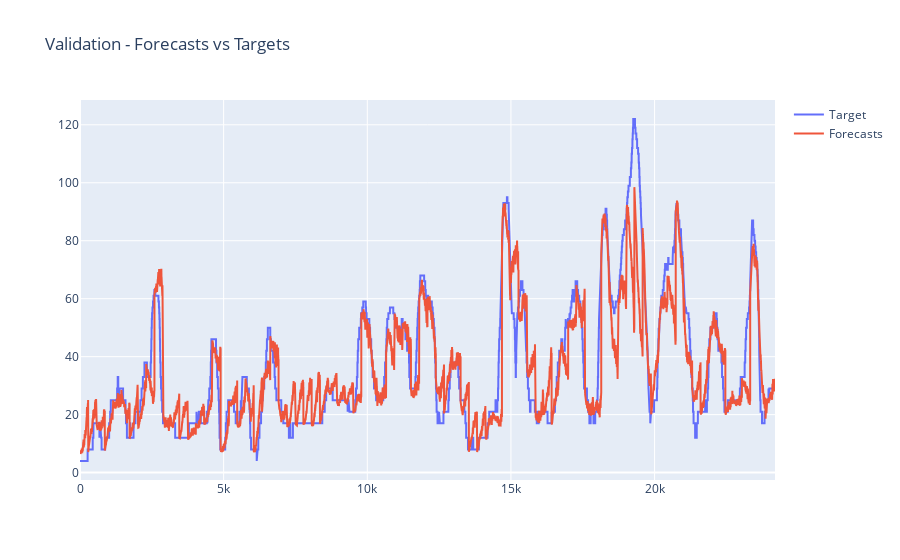

Notebook source saved alongside this figure:
### Code cell
y_pred = np.reshape(pred_1, ( len(pred_1) * len(pred_1[0])))
y_test_1 = np.reshape(test_1, (len(test_1) * len(test_1[0])))

print(y_pred)
print(y_test_1)

fig_val = go.Figure()

fig_val.add_trace(
    go.Scatter( y = list(y_test_1), name = 'Target'))

fig_val.add_trace(
     go.Scatter( y = list(y_pred), name = 'Forecasts'))

fig_val.update_layout( title_text = "Validation - Forecasts vs Targets")

### Figure 1 — Plotly figure (JSON) as saved in the notebook; plotly's stock layout.template omitted (floating-point values rounded to 4 significant figures; data arrays with more than 128 entries replaced by an {"elided": "..."} marker saying what was removed)
{"data": [{"name": "Target", "type": "scatter", "y": {"elided": "24192 int values"}}, {"name": "Forecasts", "type": "scatter", "y": {"elided": "24192 float values"}}], "layout": {"title": {"text": "Validation - Forecasts vs Targets"}}}
